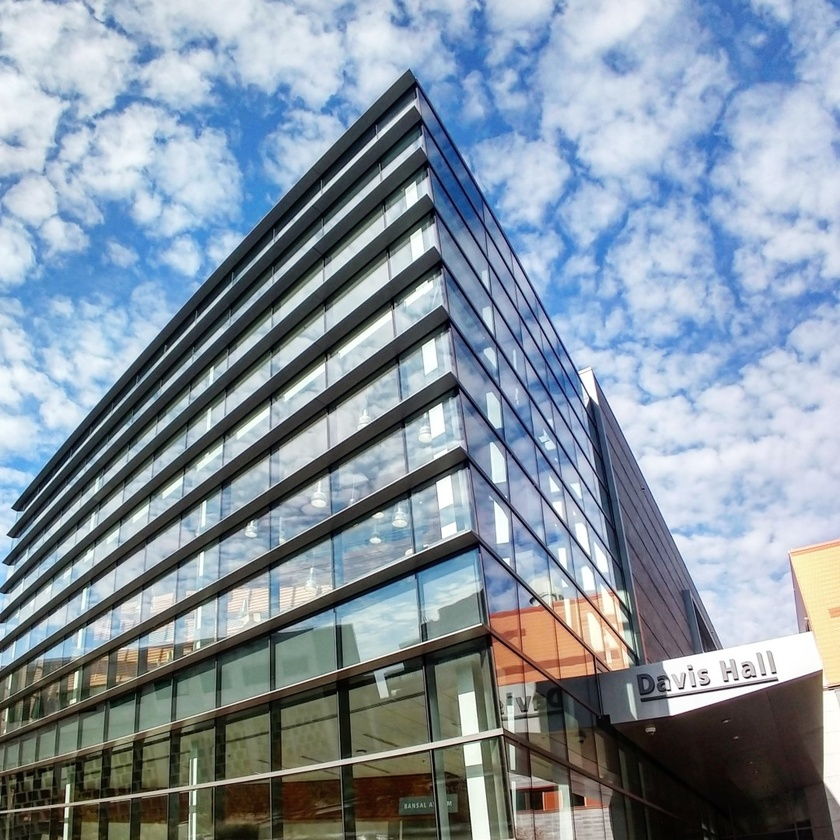
%> input picture Main Code/Input/davis_hall_building.jpeg, 840 x 840 px, shrunk from 1080 x 1080 before the run
$ octave edgedetectionsobel_horxvertical_filter.m   (GNU Octave 9; MATLAB toolbox functions it lacks are replaced by stand-ins)
%> lines starting %> are read from the running program, lines starting %| are printed output that depends on the picture
clc; clear all; close all;

image=imread('davis_hall_building.jpeg');
%> image is the input picture: size 840x840x3 uint8; mean R, G, B 133.2, 147, 160.2
image= rgb2gray(image); %colorfull to black and white
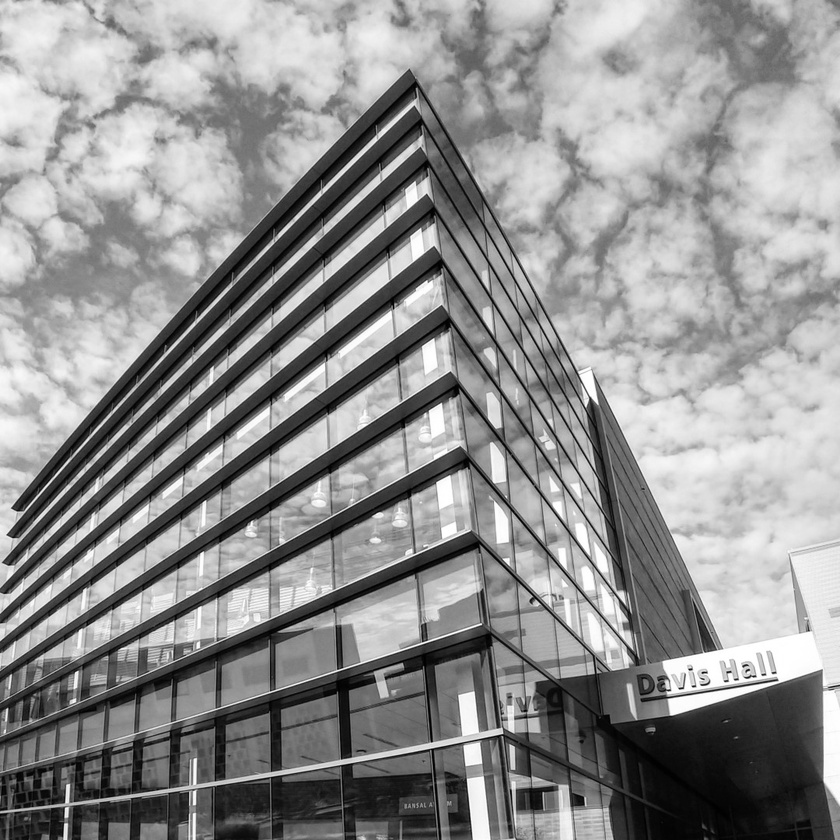
%> image: size 840x840 uint8; min 0, max 255, mean 144.4
image= double(image); %as the image is unsigned integer so for apply carnel blur we need to double the image
%> image: size 840x840 double

K= [1 0 -1; 2 0 -2;1 0 -1];
f_im1=filter2(K,image); % vertical
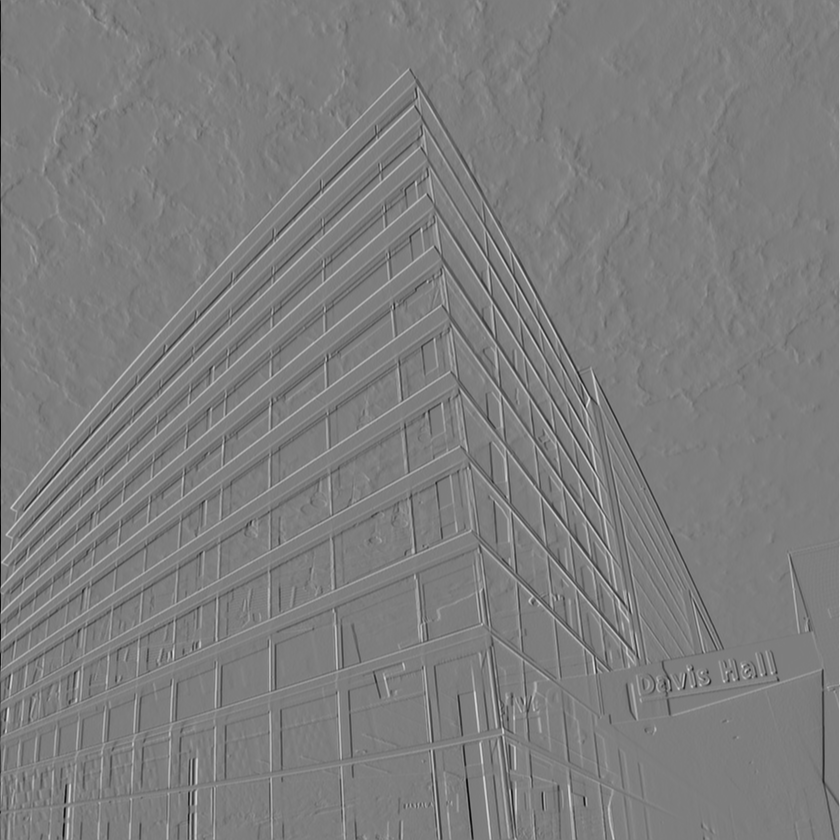
%> f_im1: size 840x840 double; min -990, max 1016, mean -0.1; drawn with min black and max white
f_im2=filter2(K',image);  %transpose Horizontal
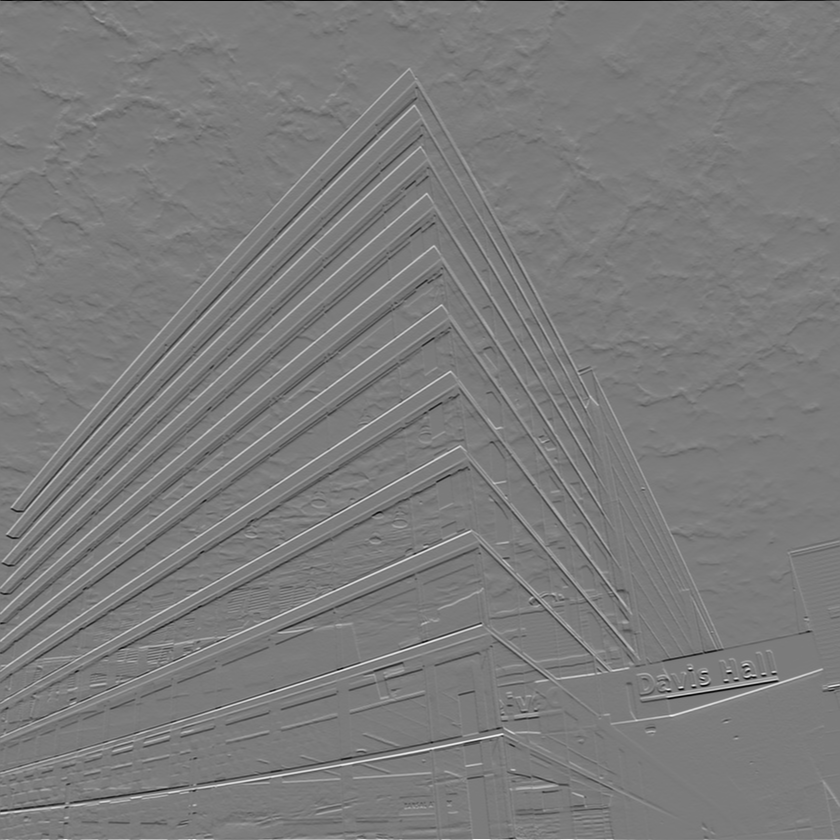
%> f_im2: size 840x840 double; min -938, max 998, mean 0.5; drawn with min black and max white

f_im= ((f_im1).^2+(f_im2).^2).^(0.5);
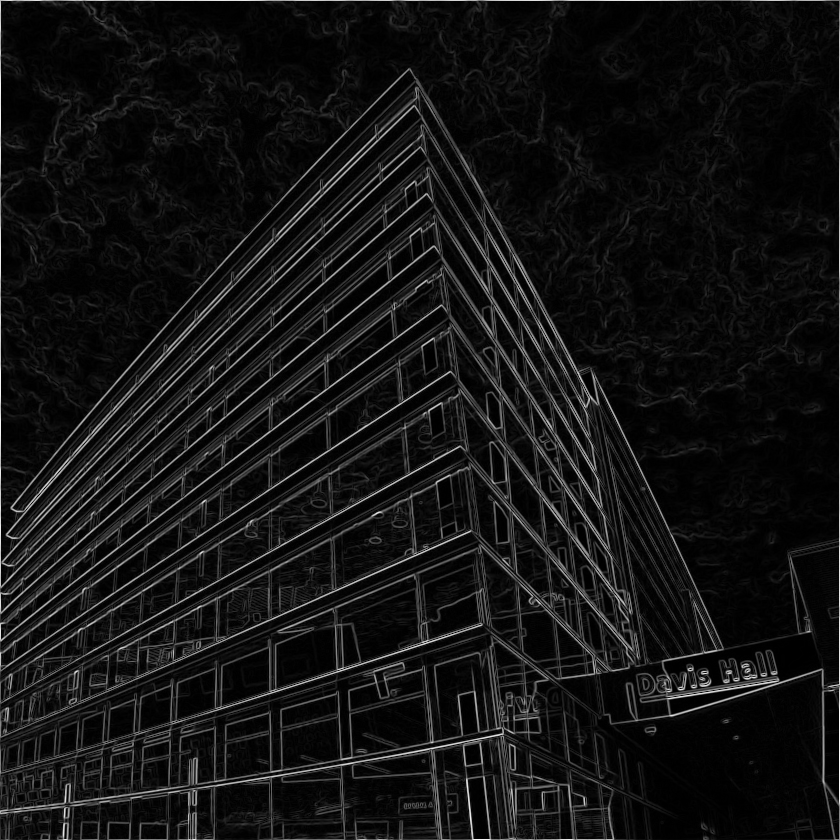
%> f_im: size 840x840 double; min 0, max 1016, mean 78.8; drawn with min black and max white
f_im= (f_im - min(min(f_im)))/(max(max(f_im))- min(min(f_im)));
f_im = f_im*255;
imshow(uint8(f_im));
